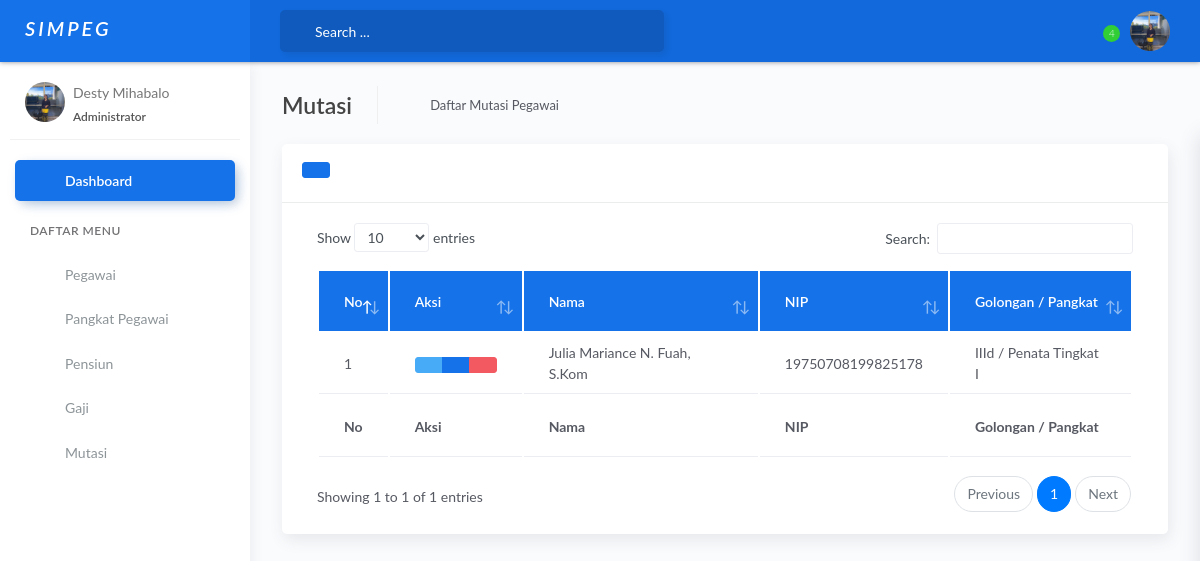
/daftarMutasi.php (signed in), run on the app's committed database.
### tables this page shows
CREATE TABLE `mutasi` (
  `id_mutasi` int(11) NOT NULL,
  `id_pegawai` int(11) NOT NULL,
  `tgl_mutasi` date NOT NULL,
  `unit_lama` varchar(300) NOT NULL,
  `unit_baru` varchar(300) NOT NULL,
  `alasan` varchar(500) NOT NULL
);

CREATE TABLE `pegawai` (
  `id_pegawai` int(11) NOT NULL,
  `nama_pegawai` varchar(200) NOT NULL,
  `nip` varchar(25) NOT NULL,
  `jk` varchar(50) NOT NULL,
  `tempat_lahir` varchar(100) NOT NULL,
  `tgl_lahir` date NOT NULL,
  `alamat` varchar(300) NOT NULL,
  `agama` varchar(100) NOT NULL,
  `pendidikan_terakhir` varchar(100) NOT NULL,
  `gol_pegawai` varchar(100) NOT NULL,
  `status_kawin` varchar(100) NOT NULL,
  `pangkat` varchar(200) NOT NULL,
  `jabatan` varchar(300) NOT NULL,
  `telepon` varchar(13) NOT NULL,
  `foto` varchar(500) NOT NULL,
  `email` varchar(300) NOT NULL,
  `status` varchar(100) NOT NULL DEFAULT 'Aktif'
);

### daftarMutasi.php (the view, shortened to what this page needs)
<?php
include 'koneksi.php';
?>
<!DOCTYPE html>
<html lang="en">
<head>
    <link rel="stylesheet" href="assets/css/bootstrap.min.css">
    <link rel="stylesheet" href="assets/css/atlantis.min.css">
    <link rel="stylesheet" href="assets/css/demo.css">
</head>
<body>
    <div class="wrapper">
        <div class="main-header">
            <div class="logo-header" data-background-color="blue">
                <a href="indexAdmin.php" class="logo">
                    <b>
                        <p class="navbar-brand text-align-center" style="font-size: 20px; font-style: italic; color: #FFF; letter-spacing: 3px; ">SIMPEG</p>
                    </b>
                </a>
                <div class="nav-toggle">
                    <button class="btn btn-toggle toggle-sidebar">
                    </button>
                </div>
            </div>
            <?php require 'navbarTop.php';  ?>
        </div>
        <?php require 'navbarSide.php' ?>
        <div class="main-panel">
            <div class="content">
                <div class="page-inner">
                    <div class="page-header">
                        <h4 class="page-title">Mutasi</h4>
                        <ul class="breadcrumbs">
                            <li class="nav-item">
                                <a href="daftarMutasi.php">Daftar Mutasi Pegawai</a>
                            </li>
                        </ul>
                    </div>
                    <div class="row">
                        <div class="col-md-12">
                            <div class="card">
                                <div class="card-header">
                                    <h6>
                                        <a href="" class="btn btn-sm btn-primary" title="Tambah Data Baru" data-toggle="modal" data-target="#tambahMutasi">
                                        </a>
                                    </h6>
                                </div>
                                <div class="card-body">
                                    <div class="table-responsive">
                                        <table id="basic-datatables" class="table table-head-bg-primary mt-4 table-hover">
                                            <thead>
                                                <tr>
                                                    <th>No</th>
                                                    <th>Aksi</th>
                                                    <th>Nama</th>
                                                    <th>NIP</th>
                                                    <th>Golongan / Pangkat</th>
                                                </tr>
                                            </thead>
                                            <tfoot>
                                                <tr>
                                                    <th>No</th>
                                                    <th>Aksi</th>
                                                    <th>Nama</th>
                                                    <th>NIP</th>
                                                    <th>Golongan / Pangkat</th>
                                                </tr>
                                            </tfoot>
                                            <tbody>
                                                <?php $nomor = 1; ?>
                                                <?php $dataMutasi = $koneksi->query("SELECT * FROM mutasi JOIN pegawai ON mutasi.id_pegawai=pegawai.id_pegawai"); ?>
                                                <?php while ($mutasi = $dataMutasi->fetch_assoc()) { ?>
                                                    <tr>
                                                        <td><?php echo $nomor; ?></td>
                                                        <td>
                                                            <div class="btn-group" role="group" aria-label="Basic example">
                                                                <a href="detailMutasi.php?id=<?php echo $mutasi['id_mutasi']; ?>" class="btn btn-sm btn-info" title="Detail">
                                                                </a>
                                                                <a href="" class="btn btn-sm btn-primary" data-toggle="modal" data-target="#ubahMutasi<?php echo $mutasi['id_mutasi']; ?>" title="Ubah">
                                                                </a>
                                                                <a href="hapusMutasi.php?id=<?php echo $mutasi['id_mutasi']; ?>" onclick="return confirm('Anda yakin ingin menghapus data ini?')" class="btn btn-sm btn-danger" title="Hapus">
                                                                </a>
                                                            </div>
                                                        </td>
                                                        <td><?php echo $mutasi['nama_pegawai']; ?></td>
                                                        <td><?php echo $mutasi['nip']; ?></td>
                                                        <td><?php echo $mutasi['gol_pegawai']; ?> / <?php echo $mutasi['pangkat']; ?></td>
                                                    </tr>
                                                    <?php $nomor++; ?>
                                                <?php } ?>
                                            </tbody>
                                        </table>
                                    </div>
                                </div>
                            </div>
                        </div>
                    </div>
                </div>
            </div>
        </div>
        <?php require 'footer.php'; ?>
    </div>
</body>
</html>

### navbarTop.php (shortened to what this page needs)
<nav class="navbar navbar-header navbar-expand-lg" data-background-color="blue2">
    <div class="container-fluid">
        <div class="collapse" id="search-nav">
            <form class="navbar-left navbar-form nav-search mr-md-3">
                <div class="input-group">
                    <div class="input-group-prepend">
                        <button type="submit" class="btn btn-search pr-1">
                        </button>
                    </div>
                    <input type="text" placeholder="Search ..." class="form-control">
                </div>
            </form>
        </div>
        <ul class="navbar-nav topbar-nav ml-md-auto align-items-center">
            <li class="nav-item dropdown hidden-caret">
                <a class="nav-link dropdown-toggle" href="#" id="notifDropdown" role="button" data-toggle="dropdown" aria-haspopup="true" aria-expanded="false">
                    <span class="notification">4</span>
                </a>
            </li>
            <li class="nav-item dropdown hidden-caret">
                <a class="dropdown-toggle profile-pic" data-toggle="dropdown" href="#" aria-expanded="false">
                    <?php
                    $id_admin = $_SESSION["admin"]["id_admin"];
                    $ambil = $koneksi->query("SELECT * FROM admin WHERE id_admin ='$id_admin'");
                    $pecah = $ambil->fetch_assoc();
                    ?>
                    <div class="avatar-sm">
                        <img src="foto_admin/<?php echo $pecah["foto"]; ?>" alt="..." class="avatar-img rounded-circle">
                    </div>
                </a>
            </li>
        </ul>
    </div>
</nav>

### navbarSide.php (shortened to what this page needs)
<div class="sidebar sidebar-style-2">
    <div class="sidebar-wrapper scrollbar scrollbar-inner">
        <div class="sidebar-content">
            <div class="user">
                <?php
                $id_admin = $_SESSION["admin"]["id_admin"];
                $ambil = $koneksi->query("SELECT * FROM admin WHERE id_admin ='$id_admin'");
                $pecah = $ambil->fetch_assoc();
                ?>
                <div class="avatar-sm float-left mr-2">
                    <img src="foto_admin/<?php echo $pecah["foto"]; ?>" alt="..." class="avatar-img rounded-circle">
                </div>
                <div class="info">
                    <a href="dataAdmin.php">
                        <span>
                            <?php echo $_SESSION['admin']['nama']; ?>
                            <span class="user-level">Administrator</span>
                        </span>
                    </a>
                </div>
            </div>
            <ul class="nav nav-primary">
                <li class="nav-item active">
                    <a href="indexAdmin.php" class="collapsed">
                        <p>Dashboard</p>
                    </a>
                </li>
                <li class="nav-section">
                    <h4 class="text-section">Daftar Menu</h4>
                </li>
                <li class="nav-item">
                    <a href="daftarPegawai.php">
                        <p>Pegawai</p>
                    </a>
                </li>
                <li class="nav-item">
                    <a href="daftarPangkat.php">
                        <p>Pangkat Pegawai</p>
                    </a>
                </li>
                <li class="nav-item">
                    <a href="daftarPensiun.php">
                        <p>Pensiun</p>
                    </a>
                </li>
                <li class="nav-item">
                    <a href="daftarGaji.php">
                        <p>Gaji</p>
                    </a>
                </li>
                <li class="nav-item">
                    <a href="daftarMutasi.php">
                        <p>Mutasi</p>
                    </a>
                </li>
            </ul>
        </div>
    </div>
</div>

### data on the page
mutasi: id_pegawai.nama_pegawai "Julia Mariance N. Fuah, S.Kom", id_pegawai.nip "19750708199825178", id_pegawai.gol_pegawai "IIId", id_pegawai.pangkat "Penata Tingkat I"

### other printed values
$_SESSION['admin']['nama'] "Desty Mihabalo"
